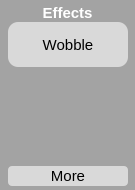
<?xml version="1.0" encoding="UTF-8"?>
<ui version="4.0">
 <class>EffectsDropdown</class>
 <widget class="QWidget" name="EffectsDropdown">
  <property name="geometry">
   <rect>
    <x>0</x>
    <y>0</y>
    <width>135</width>
    <height>190</height>
   </rect>
  </property>
  <property name="sizePolicy">
   <sizepolicy hsizetype="MinimumExpanding" vsizetype="Preferred">
    <horstretch>0</horstretch>
    <verstretch>1</verstretch>
   </sizepolicy>
  </property>
  <property name="minimumSize">
   <size>
    <width>135</width>
    <height>190</height>
   </size>
  </property>
  <property name="maximumSize">
   <size>
    <width>16777215</width>
    <height>250</height>
   </size>
  </property>
  <property name="baseSize">
   <size>
    <width>135</width>
    <height>190</height>
   </size>
  </property>
  <property name="font">
   <font>
    <pointsize>11</pointsize>
   </font>
  </property>
  <property name="windowTitle">
   <string>Form</string>
  </property>
  <property name="styleSheet">
   <string notr="true">QWidget {
	background-color: #A3A3A3;
}

#name {
	color: white;
}

QPushButton {
	border-radius: 10px;
	background-color: #D9D9D9;
	color: black;
}

QPushButton:Hover {
	background-color: white;
}

QPushButton:Pressed {
	background-color: #A3A3A3;
}

#more {
	border-radius: 4px;
}</string>
  </property>
  <layout class="QVBoxLayout" name="verticalLayout">
   <property name="spacing">
    <number>0</number>
   </property>
   <property name="leftMargin">
    <number>8</number>
   </property>
   <property name="topMargin">
    <number>4</number>
   </property>
   <property name="rightMargin">
    <number>8</number>
   </property>
   <property name="bottomMargin">
    <number>4</number>
   </property>
   <item>
    <widget class="QLabel" name="name">
     <property name="sizePolicy">
      <sizepolicy hsizetype="Expanding" vsizetype="Maximum">
       <horstretch>0</horstretch>
       <verstretch>0</verstretch>
      </sizepolicy>
     </property>
     <property name="baseSize">
      <size>
       <width>0</width>
       <height>12</height>
      </size>
     </property>
     <property name="font">
      <font>
       <pointsize>11</pointsize>
       <bold>true</bold>
      </font>
     </property>
     <property name="frameShape">
      <enum>QFrame::NoFrame</enum>
     </property>
     <property name="text">
      <string>Effects</string>
     </property>
     <property name="textFormat">
      <enum>Qt::PlainText</enum>
     </property>
     <property name="alignment">
      <set>Qt::AlignCenter</set>
     </property>
     <property name="textInteractionFlags">
      <set>Qt::NoTextInteraction</set>
     </property>
    </widget>
   </item>
   <item>
    <widget class="QPushButton" name="pushButton">
     <property name="minimumSize">
      <size>
       <width>120</width>
       <height>45</height>
      </size>
     </property>
     <property name="baseSize">
      <size>
       <width>120</width>
       <height>45</height>
      </size>
     </property>
     <property name="font">
      <font>
       <pointsize>11</pointsize>
      </font>
     </property>
     <property name="text">
      <string>Wobble</string>
     </property>
    </widget>
   </item>
   <item>
    <spacer name="verticalSpacer">
     <property name="orientation">
      <enum>Qt::Vertical</enum>
     </property>
     <property name="sizeHint" stdset="0">
      <size>
       <width>20</width>
       <height>40</height>
      </size>
     </property>
    </spacer>
   </item>
   <item>
    <widget class="QPushButton" name="more">
     <property name="minimumSize">
      <size>
       <width>120</width>
       <height>20</height>
      </size>
     </property>
     <property name="maximumSize">
      <size>
       <width>16777215</width>
       <height>20</height>
      </size>
     </property>
     <property name="baseSize">
      <size>
       <width>120</width>
       <height>20</height>
      </size>
     </property>
     <property name="font">
      <font>
       <pointsize>11</pointsize>
      </font>
     </property>
     <property name="text">
      <string>More</string>
     </property>
    </widget>
   </item>
  </layout>
 </widget>
 <resources/>
 <connections/>
</ui>
